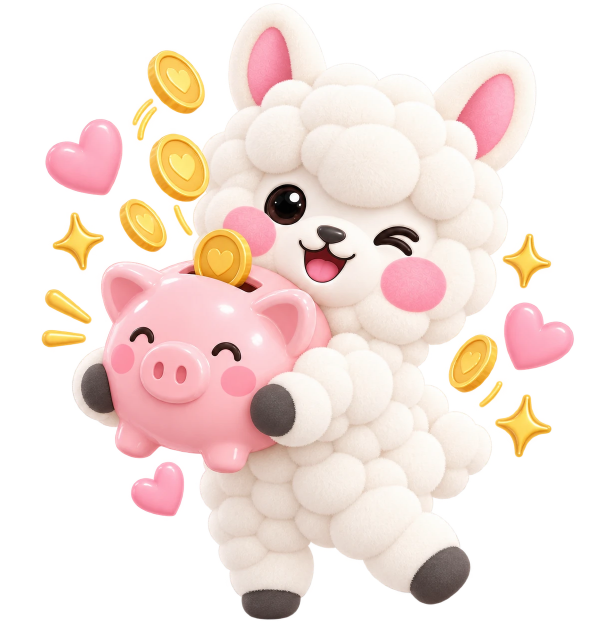
#> input picture video-sephora/alpacas/alcancia.png, 1212 x 1244 px, given in place of alcancia.png.jpg, which was not available (shown at 1/2 size)
$ python -i build.py   (imports and definitions only)
#> lines starting #> are read from the running program, lines starting #| are printed output that depends on the picture; after the words box and inside, x2 and y2 are one past the last pixel; in counts of white or black regions, pixels touching at a corner belong together; pictures that were not available may be replaced by others from this repository, and a replacement may not be noted
"""Videos cortos de los mists de Victoria's Secret (hoy a $155): cortes rápidos de la tienda (videos del iPhone de Mae,
carpeta Ross del Drive: IMG_1172 entrada, IMG_1198 pared de mists y bolsa, IMG_1199 caja, IMG_1200 bolsa rosa y letrero),
una frase en pantalla, la voz de Mae y el QR de su grupo de WhatsApp al final. El audio de la tienda no se usa.
Mismo motor que video-bbw/build.py. 1080x1920, 30 fps.

Uso: python3 build.py VARIANTE CARPETA_DE_VIDEOS   (VARIANTE = oferta | pedido | razones; antes: python3 voz.py VARIANTE)
-> VS-oferta-voz.mp4, VS-pedido-voz.mp4, VS-razones-voz.mp4
No repiten los de Bath & Body Works (POV y reventa): pedido es tipo vlog y razones es una lista con números grandes."""
import json, os, subprocess, sys

AQUI = os.path.dirname(os.path.abspath(__file__))
VAR, CRUDO = sys.argv[1], sys.argv[2]
FOTOS = os.path.join(AQUI, "fotos")
SUF = "-" + VAR
PRECIO = "$155 c/u"
sys.path.insert(0, os.path.join(os.path.dirname(AQUI), "video-envio"))
sys.argv = [sys.argv[0], "/dev/null"]
import build as b
from PIL import Image, ImageDraw, ImageFilter, ImageOps

W, H, FPS = 1080, 1920, 30
# [1 line that did not run here, left out]
# [1 line not run here, left out]
OUT = os.path.join(AQUI, f"VS{SUF}.mp4")
VSROSA, NEGRO = (236, 92, 140), (20, 20, 22)

# tomas en orden: (video, inicio, segundos, velocidad); se estiran o encogen parejo para llenar lo que dura la voz
# textos: (escena, marca o None = inicio de la escena, tipo, texto); solo uno a la vez en pantalla
# popups: (escena, marca o None, segundos, foto): fotos en tarjeta chica ("QR" = el grupo de WhatsApp)
VARIANTES = {
    "oferta": dict(
        tomas=[("1200", 27.4, 1.6, 1.0), ("1198", 0.3, 1.4, 1.2), ("1198", 2.6, 1.3, 1.2), ("1198", 10.2, 1.5, 1.0),
               ("1199", 3.4, 1.4, 1.0), ("1198", 14.6, 1.3, 1.2), ("1200", 0.5, 1.5, 1.2), ("1172", 12.0, 1.4, 1.5),
               ("1200", 31.5, 1.6, 1.2), ("1198", 0.8, 2.4, 1.0)],
        textos=[(0, None, "grande", "¡SOLO HOY! 🚨"), (0, 1, "precio", PRECIO), (1, 0, "texto", "Mists Victoria's Secret\noriginales ✅"),
                (1, 1, "texto", "Tú eliges tus aromas 💗"), (2, 0, "cta", "Apártalos hoy mismo 🛍️"),
                (3, 0, "cta", "Únete a mi grupo de WhatsApp 💬")],
        popups=[(3, 0, 99, "QR")]),
    "pedido": dict(  # vlog: acompáñame a recoger un pedido (cada renglón de tomas es una escena de la voz)
        tomas=[("1172", 2.0, 2.0, 1.5), ("1172", 12.0, 1.6, 1.5),
               ("1200", 27.4, 1.8, 1.0), ("1172", 18.6, 1.6, 1.0), ("1198", 0.3, 2.2, 1.2),
               ("1198", 2.6, 1.4, 1.2), ("1198", 9.8, 1.8, 1.0),
               ("1199", 3.4, 1.8, 1.0), ("1200", 0.5, 1.6, 1.2), ("1200", 13.5, 1.5, 1.2),
               ("1200", 31.5, 2.4, 1.2), ("1200", 18.5, 2.2, 1.2), ("1172", 19.0, 2.2, 1.0)],
        textos=[(0, None, "vlog", "📍 Recogiendo un pedido en Victoria's Secret"), (1, 0, "vlog", "🧾 Mis clientas me encargaron sus mists"),
                (1, 1, "precio", "HOY " + PRECIO), (2, 0, "vlog", "🔎 Los busco uno por uno"), (2, 1, "vlog", "🛍️ …y a la bolsa"),
                (3, 0, "vlog", "✅ Pagado y empacado"), (3, 1, "vlog", "✈️ ¡Van para México! 🇲🇽"),
                (4, 0, "cta", "Únete a mi grupo de WhatsApp 💬")],
        popups=[(4, 0, 99, "QR")]),
    "razones": dict(  # lista: 3 razones con número grande
        tomas=[("1200", 27.4, 1.6, 1.0), ("1198", 0.3, 1.5, 1.2), ("1172", 12.0, 1.5, 1.5),
               ("1198", 2.6, 1.5, 1.2), ("1198", 9.8, 1.5, 1.0), ("1199", 3.4, 1.4, 1.0),
               ("1198", 14.6, 1.6, 1.2), ("1198", 0.8, 1.6, 1.0), ("1200", 0.5, 1.5, 1.2),
               ("1198", 10.6, 1.7, 1.0), ("1200", 13.5, 1.7, 1.2), ("1172", 18.6, 1.7, 1.0),
               ("1200", 31.5, 2.0, 1.2), ("1200", 18.5, 2.0, 1.2), ("1172", 2.0, 1.75, 1.5)],
        textos=[(0, None, "texto", "3 razones para comprar tus\nmists Victoria's Secret conmigo 💗"),
                (1, 0, "numero", "1|Originales, directo de la tienda ✅"), (2, 0, "numero", "2|Hoy a " + PRECIO),
                (3, 0, "numero", "3|Mayoreo desde 1 pieza 🛍️"), (4, 0, "cta", "Únete a mi grupo de WhatsApp 💬")],
        popups=[(4, 0, 99, "QR")]),
}
# [1 line that did not run here, left out]
SDR = ("scale=1080:-2,zscale=tin=arib-std-b67:min=bt2020nc:pin=bt2020:rin=tv:t=linear:npl=203,format=gbrpf32le,zscale=p=bt709,"
       "tonemap=reinhard:param=0.6:desat=0,zscale=t=bt709:m=bt709:r=tv,format=rgb24,eq=saturation=0.75")  # 0.75: sin bajarle, se veía muy saturado


# [12 lines left out: function video, not called in this run]


_cards = {}
def popup(nombre):
    """foto en tarjeta blanca chica con sombra ("QR" = el código del grupo de WhatsApp de Mae)"""
#> called with nombre = '../video-sephora/alpacas/alcancia.png'
    if nombre == "QR" and nombre not in _cards:
        sys.path.insert(0, os.path.join(os.path.dirname(AQUI), "carruseles"))
        import whatsapp
        _cards[nombre] = whatsapp.tarjeta(440)
    if nombre not in _cards:
        im = ImageOps.fit(Image.open(os.path.join(FOTOS, nombre + ".jpg")).convert("RGB"), (400, 520))
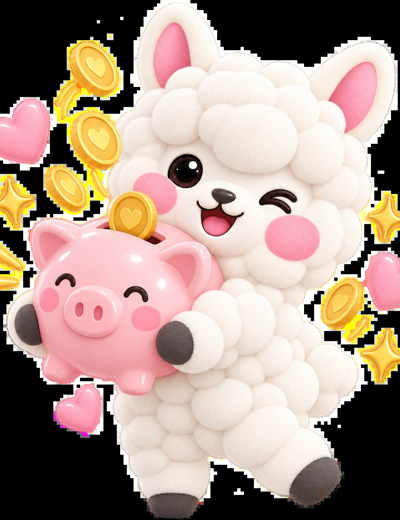
#> im: PIL image 400x520 RGB; mean R, G, B 169.2, 147.6, 135.9
        card = Image.new("RGBA", (400 + 24 + 60, 520 + 24 + 60))
#> card: PIL image 484x604 RGBA; every value is 0
        sh = Image.new("L", card.size, 0); ImageDraw.Draw(sh).rounded_rectangle((30, 40, 454, 584), 30, fill=130)
#> after `sh = Image.new('L', card.size, 0)`: sh: PIL image 484x604 L; every value is 0
#> after `ImageDraw.Draw(sh).rounded_rectangle((30, 40, 454, 584), 30, fill=130)`:
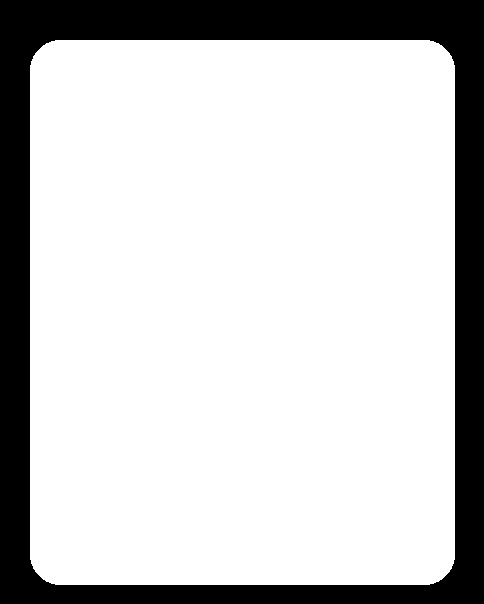
#> sh: PIL image 484x604 L; values 0 (black) and 130 (white), 79% white; 1 black region, box (x1, y1, x2, y2) and area: (0, 0, 484, 604) 61523
        card.putalpha(sh.filter(ImageFilter.GaussianBlur(16)))
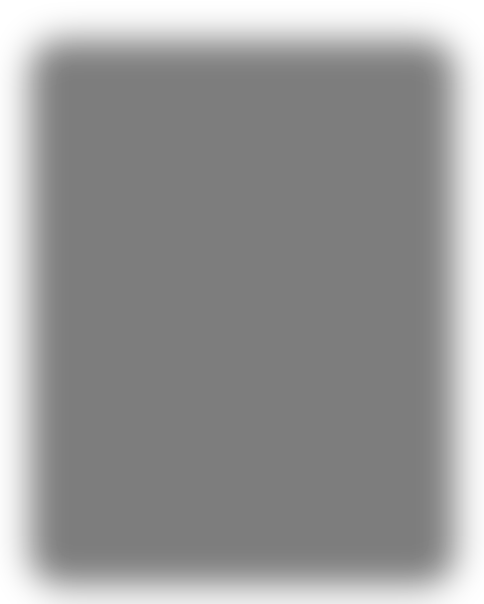
#> card: PIL image 484x604 RGBA; mean R, G, B, A 0, 0, 0, 102.5; transparent parts drawn white
#> (the run stopped early here; a loop or call above may not have finished)

$ run again, on video-sephora/alpacas/bolsa.png
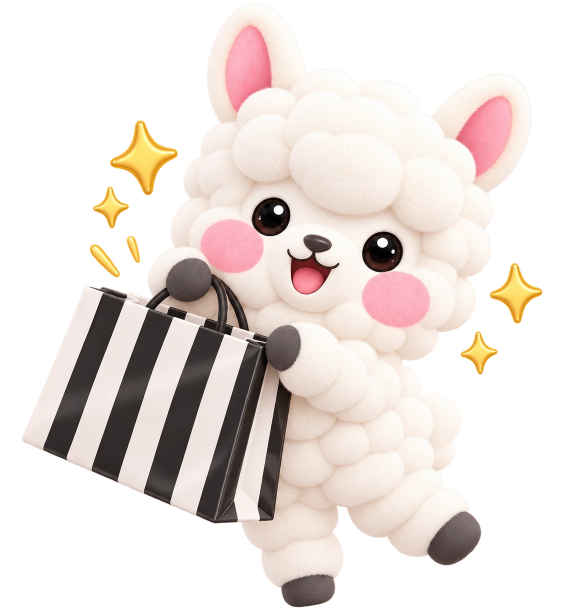
#> input picture video-sephora/alpacas/bolsa.png, 1151 x 1224 px, given in place of bolsa.png.jpg, which was not available (shown at 1/2 size)
#> in popup, `im = ImageOps.fit(Image.open(os.path.join(FOTOS, nombre + ".jpg")).con..`:
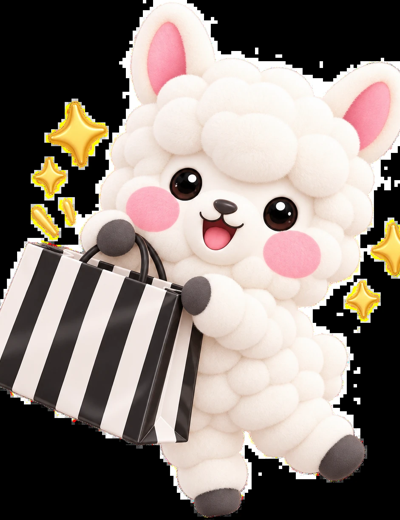
#> im: PIL image 400x520 RGB; mean R, G, B 138, 127.3, 120.7
#> sh: PIL image 484x604 L; every value is 0
#> sh: PIL image 484x604 L; values 0 (black) and 130 (white), 79% white; 1 black region, box (x1, y1, x2, y2) and area: (0, 0, 484, 604) 61523

$ run again, on video-sephora/alpacas/caja.png
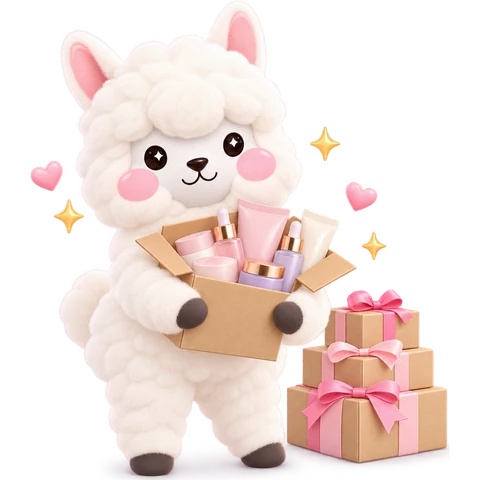
#> input picture video-sephora/alpacas/caja.png, 480 x 480 px, given in place of caja.png.jpg, which was not available
#> in popup, `im = ImageOps.fit(Image.open(os.path.join(FOTOS, nombre + ".jpg")).con..`:
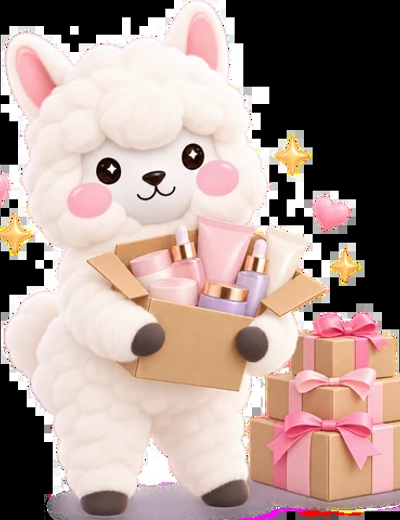
#> im: PIL image 400x520 RGB; mean R, G, B 172.9, 151.2, 144.5
#> sh: PIL image 484x604 L; every value is 0
#> sh: PIL image 484x604 L; values 0 (black) and 130 (white), 79% white; 1 black region, box (x1, y1, x2, y2) and area: (0, 0, 484, 604) 61523
